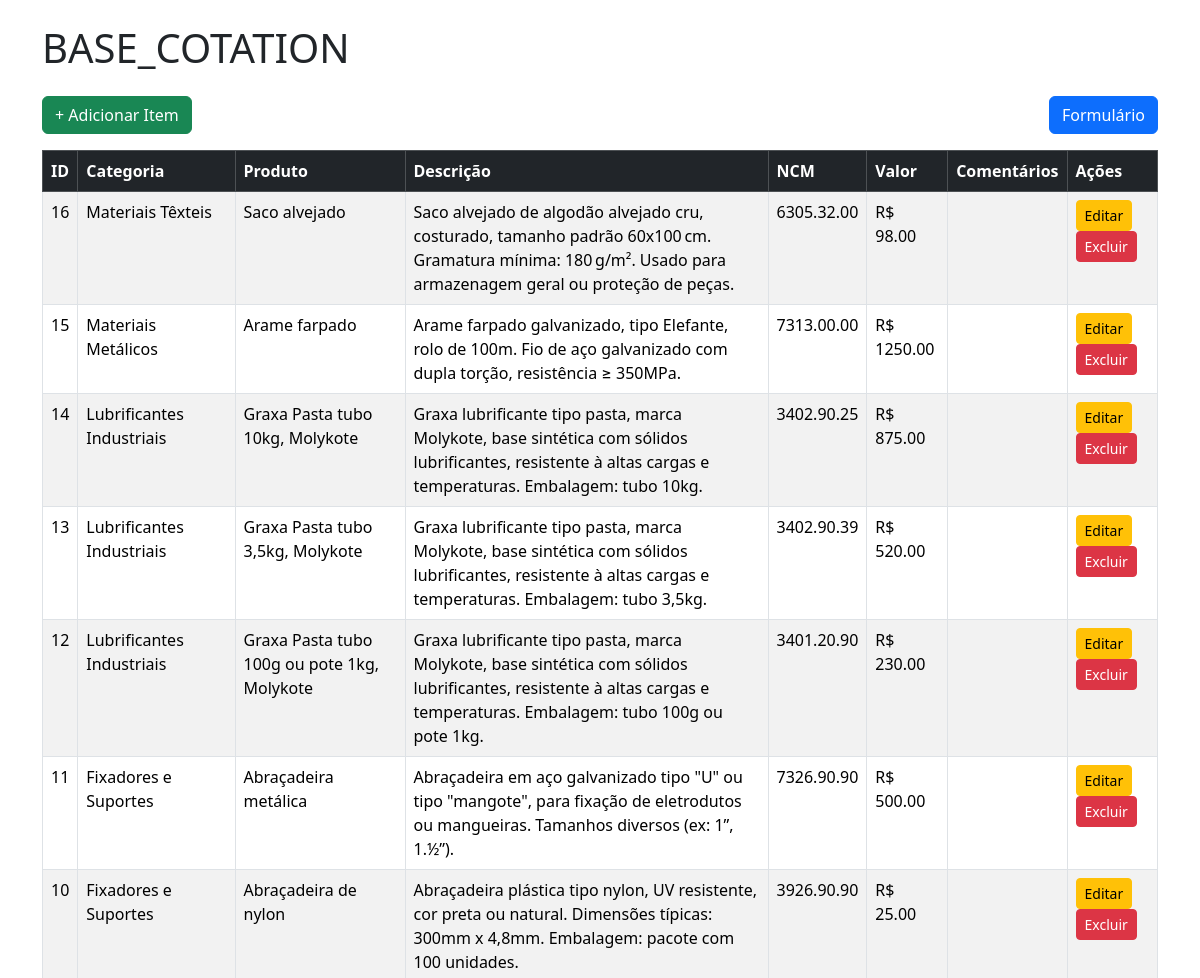
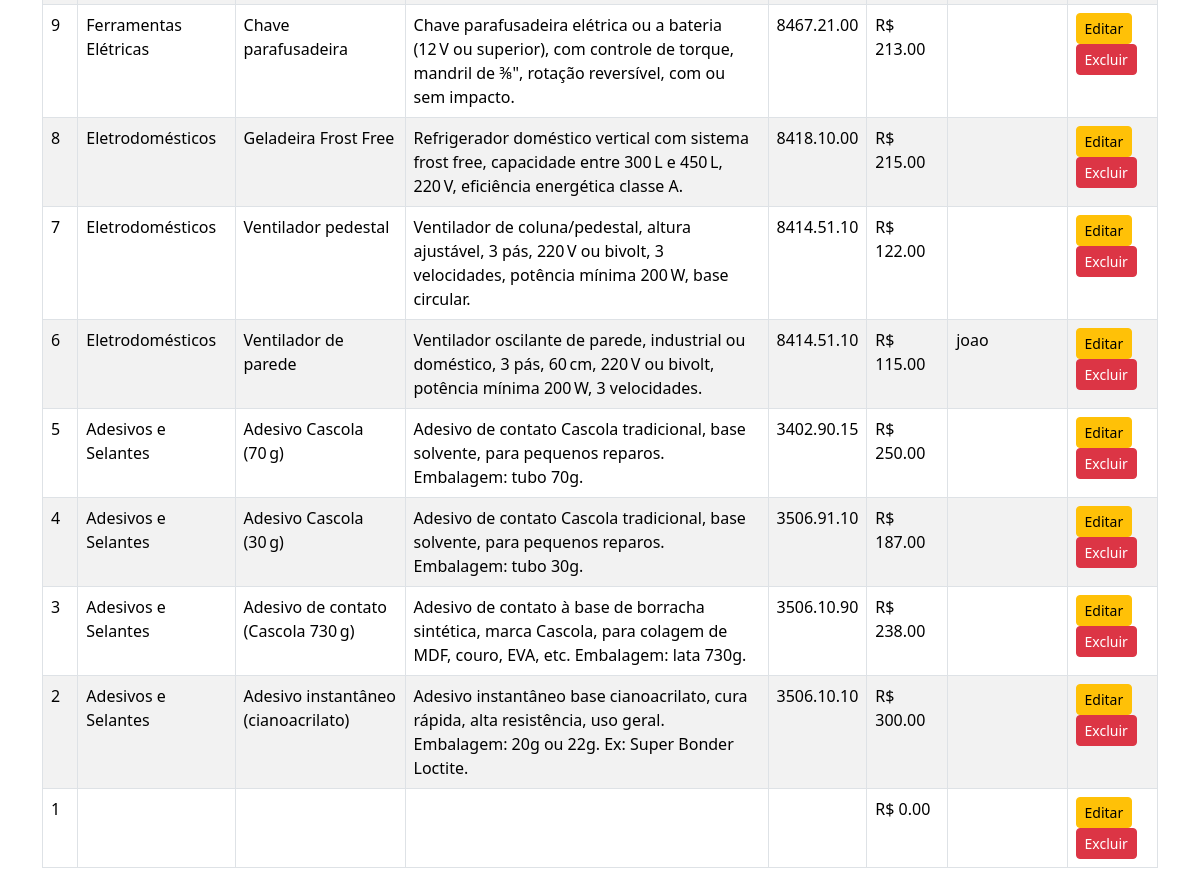
Before: /db_app with the older database file (2 pictures, top to bottom).
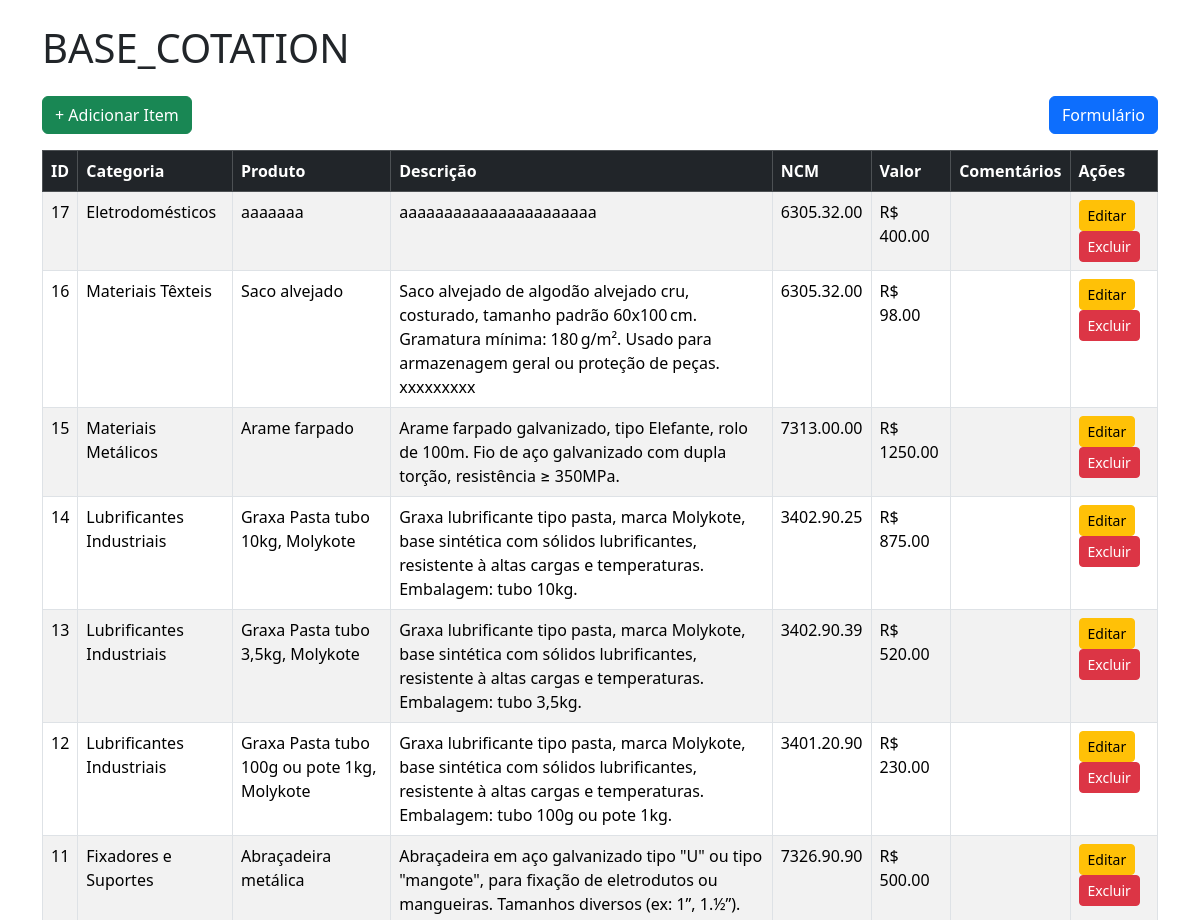
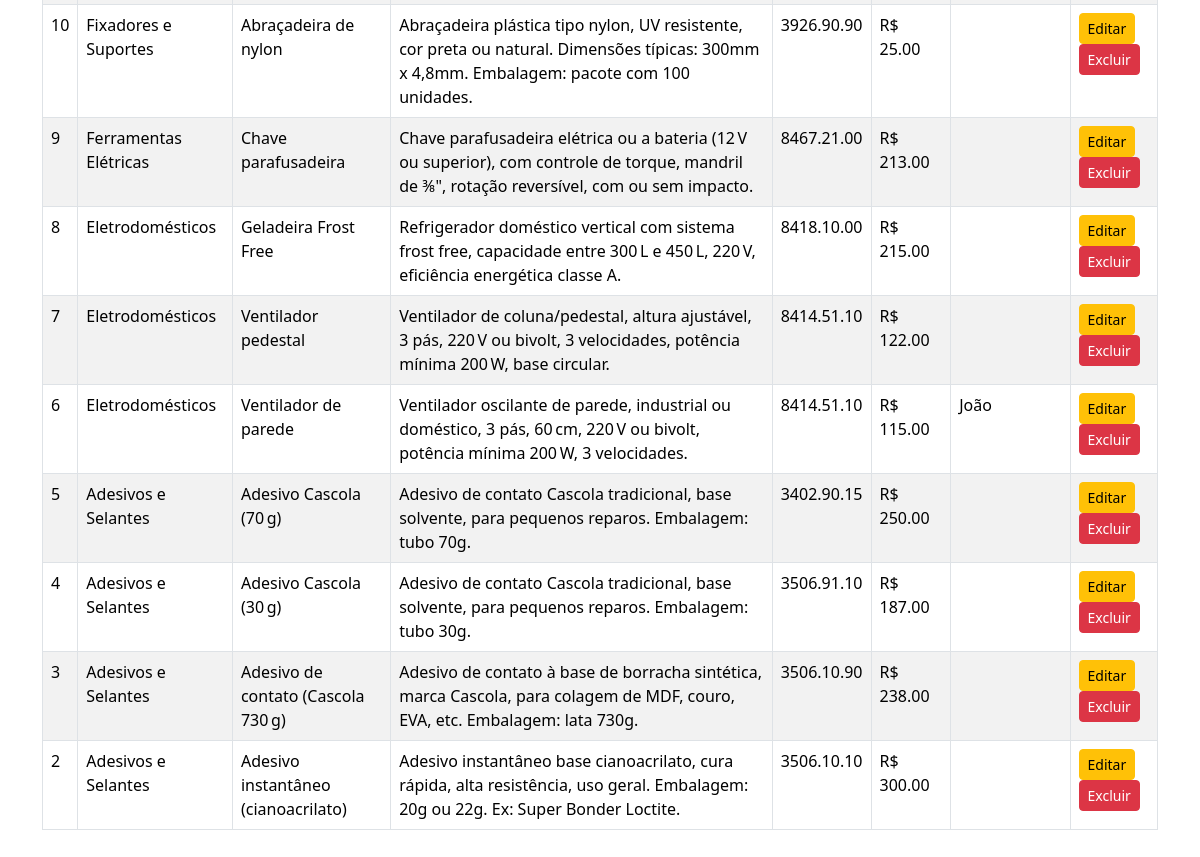
After: the same page with the newer database file (2 pictures, top to bottom).
### tables this page shows
CREATE TABLE BASE_COTATION (
    id INTEGER PRIMARY KEY AUTOINCREMENT,
    category TEXT,
    product TEXT,
    description TEXT,
    ncm TEXT,
    value REAL,
    comments TEXT
);

### app.py (the view)
@app.route('/db_app')
def db_app():
    conn = get_db_connection()
    items = conn.execute("SELECT * FROM BASE_COTATION ORDER BY id DESC").fetchall()
    conn.close()
    products = get_products()
    units = get_units()
    return render_template('db-app.html', items=items, products=products, units=units)

### app.py (called while the page is built)
def get_db_connection():
    conn = sqlite3.connect(DB_NAME)
    conn.row_factory = sqlite3.Row
    return conn

def get_products():
    conn = get_db_connection()
    cursor = conn.cursor()
    cursor.execute("SELECT product FROM BASE_COTATION ORDER BY product")
    rows = cursor.fetchall()
    conn.close()
    unique_products = sorted(set(row[0] for row in rows))
    return unique_products

def get_units():
    conn = get_db_connection()
    cursor = conn.cursor()
    cursor.execute("SELECT unit FROM UN_BASE ORDER BY unit")
    rows = cursor.fetchall()
    conn.close()
    return [row[0] for row in rows]

### templates/db-app.html (shortened to what this page needs)
<!DOCTYPE html>
<html lang="pt-BR">
<head>
    <link href="https://cdn.jsdelivr.net/npm/bootstrap@5.3.3/dist/css/bootstrap.min.css" rel="stylesheet">
</head>
<body class="p-4">
    <div class="container">
        <h1 class="mb-4">BASE_COTATION</h1>
        <div class="d-flex justify-content-between mb-3">
            <a href="{{ url_for('add') }}" class="btn btn-success">+ Adicionar Item</a>
            <a href="{{ url_for('index') }}" class="btn btn-primary">Formulário</a>
        </div>
        <table class="table table-bordered table-striped">
            <thead class="table-dark">
                <tr>
                    <th>ID</th>
                    <th>Categoria</th>
                    <th>Produto</th>
                    <th>Descrição</th>
                    <th>NCM</th>
                    <th>Valor</th>
                    <th>Comentários</th>
                    <th>Ações</th>
                </tr>
            </thead>
            <tbody>
                {% for item in items %}
                <tr>
                    <td>{{ item.id }}</td>
                    <td>{{ item.category }}</td>
                    <td>{{ item.product }}</td>
                    <td>{{ item.description }}</td>
                    <td>{{ item.ncm }}</td>
                    <td>R$ {{ '%.2f'|format(item.value) }}</td>
                    <td>{{ item.comments or '' }}</td>
                    <td>
                        <a href="{{ url_for('edit', item_id=item.id) }}" class="btn btn-warning btn-sm">Editar</a>
                        <form action="{{ url_for('delete', item_id=item.id) }}" method="post" style="display:inline;">
                            <button class="btn btn-danger btn-sm" onclick="return confirm('Excluir este item?')">Excluir</button>
                        </form>
                    </td>
                </tr>
                {% else %}
                <tr><td colspan="8" class="text-center">Nenhum item encontrado</td></tr>
                {% endfor %}
            </tbody>
        </table>
    </div>
</body>
</html>

Changed rows visible on the page:
removed BASE_COTATION: id "1", value "0.00"
added BASE_COTATION: id "17", category "Eletrodomésticos", product "aaaaaaa", description "aaaaaaaaaaaaaaaaaaaaaa", ncm "6305.32.00", value "400.00"
changed BASE_COTATION "Materiais Têxteis": description "Saco alvejado de algodão alvejado cru, costurado, tamanho padrão 60x100 cm. Gramatura mínima: 180 g/m². Usado para armazenagem geral ou proteção de peças." → "…ou proteção de peças. xxxxxxxxx"
changed BASE_COTATION "Ventilador de parede": comments "joao" → "João"
